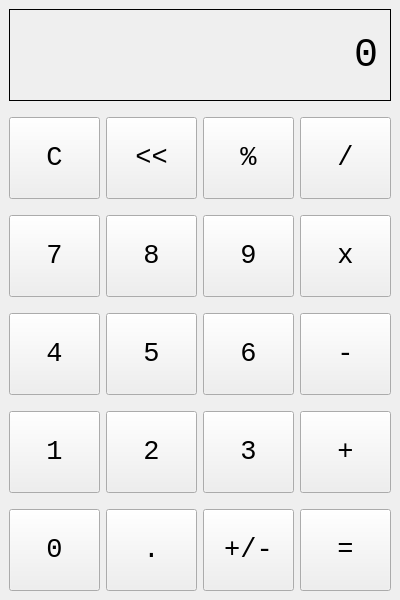
<?xml version="1.0" encoding="UTF-8"?>
<ui version="4.0">
 <class>MainWindow</class>
 <widget class="QMainWindow" name="MainWindow">
  <property name="geometry">
   <rect>
    <x>0</x>
    <y>0</y>
    <width>400</width>
    <height>600</height>
   </rect>
  </property>
  <property name="windowTitle">
   <string>Calculator</string>
  </property>
  <widget class="QWidget" name="centralwidget">
   <layout class="QGridLayout" name="gridLayout">
    <item row="0" column="0">
     <layout class="QVBoxLayout" name="verticalLayout">
      <item>
       <widget class="QLabel" name="display_lb">
        <property name="sizePolicy">
         <sizepolicy hsizetype="Preferred" vsizetype="Expanding">
          <horstretch>0</horstretch>
          <verstretch>0</verstretch>
         </sizepolicy>
        </property>
        <property name="font">
         <font>
          <family>Consolas</family>
          <pointsize>30</pointsize>
         </font>
        </property>
        <property name="autoFillBackground">
         <bool>false</bool>
        </property>
        <property name="styleSheet">
         <string notr="true"/>
        </property>
        <property name="frameShape">
         <enum>QFrame::Box</enum>
        </property>
        <property name="text">
         <string>0</string>
        </property>
        <property name="alignment">
         <set>Qt::AlignRight|Qt::AlignTrailing|Qt::AlignVCenter</set>
        </property>
        <property name="margin">
         <number>10</number>
        </property>
       </widget>
      </item>
      <item>
       <layout class="QHBoxLayout" name="horizontalLayout">
        <property name="topMargin">
         <number>10</number>
        </property>
        <item>
         <widget class="QPushButton" name="clear_btn">
          <property name="sizePolicy">
           <sizepolicy hsizetype="Minimum" vsizetype="Expanding">
            <horstretch>0</horstretch>
            <verstretch>0</verstretch>
           </sizepolicy>
          </property>
          <property name="font">
           <font>
            <family>Consolas</family>
            <pointsize>20</pointsize>
           </font>
          </property>
          <property name="text">
           <string>C</string>
          </property>
         </widget>
        </item>
        <item>
         <widget class="QPushButton" name="backspace_btn">
          <property name="sizePolicy">
           <sizepolicy hsizetype="Minimum" vsizetype="Expanding">
            <horstretch>0</horstretch>
            <verstretch>0</verstretch>
           </sizepolicy>
          </property>
          <property name="font">
           <font>
            <family>Consolas</family>
            <pointsize>20</pointsize>
           </font>
          </property>
          <property name="text">
           <string>&lt;&lt;</string>
          </property>
         </widget>
        </item>
        <item>
         <widget class="QPushButton" name="percent_btn">
          <property name="sizePolicy">
           <sizepolicy hsizetype="Minimum" vsizetype="Expanding">
            <horstretch>0</horstretch>
            <verstretch>0</verstretch>
           </sizepolicy>
          </property>
          <property name="font">
           <font>
            <family>Consolas</family>
            <pointsize>20</pointsize>
           </font>
          </property>
          <property name="text">
           <string>%</string>
          </property>
         </widget>
        </item>
        <item>
         <widget class="QPushButton" name="divid_btn">
          <property name="sizePolicy">
           <sizepolicy hsizetype="Minimum" vsizetype="Expanding">
            <horstretch>0</horstretch>
            <verstretch>0</verstretch>
           </sizepolicy>
          </property>
          <property name="font">
           <font>
            <family>Consolas</family>
            <pointsize>20</pointsize>
           </font>
          </property>
          <property name="text">
           <string>/</string>
          </property>
         </widget>
        </item>
       </layout>
      </item>
      <item>
       <layout class="QHBoxLayout" name="horizontalLayout_2">
        <property name="topMargin">
         <number>10</number>
        </property>
        <item>
         <widget class="QPushButton" name="seven_btn">
          <property name="sizePolicy">
           <sizepolicy hsizetype="Minimum" vsizetype="Expanding">
            <horstretch>0</horstretch>
            <verstretch>0</verstretch>
           </sizepolicy>
          </property>
          <property name="font">
           <font>
            <family>Consolas</family>
            <pointsize>20</pointsize>
           </font>
          </property>
          <property name="text">
           <string>7</string>
          </property>
         </widget>
        </item>
        <item>
         <widget class="QPushButton" name="eight_btn">
          <property name="sizePolicy">
           <sizepolicy hsizetype="Minimum" vsizetype="Expanding">
            <horstretch>0</horstretch>
            <verstretch>0</verstretch>
           </sizepolicy>
          </property>
          <property name="font">
           <font>
            <family>Consolas</family>
            <pointsize>20</pointsize>
           </font>
          </property>
          <property name="text">
           <string>8</string>
          </property>
         </widget>
        </item>
        <item>
         <widget class="QPushButton" name="nine_btn">
          <property name="sizePolicy">
           <sizepolicy hsizetype="Minimum" vsizetype="Expanding">
            <horstretch>0</horstretch>
            <verstretch>0</verstretch>
           </sizepolicy>
          </property>
          <property name="font">
           <font>
            <family>Consolas</family>
            <pointsize>20</pointsize>
           </font>
          </property>
          <property name="text">
           <string>9</string>
          </property>
         </widget>
        </item>
        <item>
         <widget class="QPushButton" name="multiply_btn">
          <property name="sizePolicy">
           <sizepolicy hsizetype="Minimum" vsizetype="Expanding">
            <horstretch>0</horstretch>
            <verstretch>0</verstretch>
           </sizepolicy>
          </property>
          <property name="font">
           <font>
            <family>Consolas</family>
            <pointsize>20</pointsize>
           </font>
          </property>
          <property name="text">
           <string>x</string>
          </property>
         </widget>
        </item>
       </layout>
      </item>
      <item>
       <layout class="QHBoxLayout" name="horizontalLayout_3">
        <property name="topMargin">
         <number>10</number>
        </property>
        <item>
         <widget class="QPushButton" name="four_btn">
          <property name="sizePolicy">
           <sizepolicy hsizetype="Minimum" vsizetype="Expanding">
            <horstretch>0</horstretch>
            <verstretch>0</verstretch>
           </sizepolicy>
          </property>
          <property name="font">
           <font>
            <family>Consolas</family>
            <pointsize>20</pointsize>
           </font>
          </property>
          <property name="text">
           <string>4</string>
          </property>
         </widget>
        </item>
        <item>
         <widget class="QPushButton" name="five_btn">
          <property name="sizePolicy">
           <sizepolicy hsizetype="Minimum" vsizetype="Expanding">
            <horstretch>0</horstretch>
            <verstretch>0</verstretch>
           </sizepolicy>
          </property>
          <property name="font">
           <font>
            <family>Consolas</family>
            <pointsize>20</pointsize>
           </font>
          </property>
          <property name="text">
           <string>5</string>
          </property>
         </widget>
        </item>
        <item>
         <widget class="QPushButton" name="six_btn">
          <property name="sizePolicy">
           <sizepolicy hsizetype="Minimum" vsizetype="Expanding">
            <horstretch>0</horstretch>
            <verstretch>0</verstretch>
           </sizepolicy>
          </property>
          <property name="font">
           <font>
            <family>Consolas</family>
            <pointsize>20</pointsize>
           </font>
          </property>
          <property name="text">
           <string>6</string>
          </property>
         </widget>
        </item>
        <item>
         <widget class="QPushButton" name="minus_btn">
          <property name="sizePolicy">
           <sizepolicy hsizetype="Minimum" vsizetype="Expanding">
            <horstretch>0</horstretch>
            <verstretch>0</verstretch>
           </sizepolicy>
          </property>
          <property name="font">
           <font>
            <family>Consolas</family>
            <pointsize>20</pointsize>
           </font>
          </property>
          <property name="text">
           <string>-</string>
          </property>
         </widget>
        </item>
       </layout>
      </item>
      <item>
       <layout class="QHBoxLayout" name="horizontalLayout_4">
        <property name="topMargin">
         <number>10</number>
        </property>
        <item>
         <widget class="QPushButton" name="one_btn">
          <property name="sizePolicy">
           <sizepolicy hsizetype="Minimum" vsizetype="Expanding">
            <horstretch>0</horstretch>
            <verstretch>0</verstretch>
           </sizepolicy>
          </property>
          <property name="font">
           <font>
            <family>Consolas</family>
            <pointsize>20</pointsize>
           </font>
          </property>
          <property name="text">
           <string>1</string>
          </property>
         </widget>
        </item>
        <item>
         <widget class="QPushButton" name="two_btn">
          <property name="sizePolicy">
           <sizepolicy hsizetype="Minimum" vsizetype="Expanding">
            <horstretch>0</horstretch>
            <verstretch>0</verstretch>
           </sizepolicy>
          </property>
          <property name="font">
           <font>
            <family>Consolas</family>
            <pointsize>20</pointsize>
           </font>
          </property>
          <property name="text">
           <string>2</string>
          </property>
         </widget>
        </item>
        <item>
         <widget class="QPushButton" name="three_btn">
          <property name="sizePolicy">
           <sizepolicy hsizetype="Minimum" vsizetype="Expanding">
            <horstretch>0</horstretch>
            <verstretch>0</verstretch>
           </sizepolicy>
          </property>
          <property name="font">
           <font>
            <family>Consolas</family>
            <pointsize>20</pointsize>
           </font>
          </property>
          <property name="text">
           <string>3</string>
          </property>
         </widget>
        </item>
        <item>
         <widget class="QPushButton" name="plus_btn">
          <property name="sizePolicy">
           <sizepolicy hsizetype="Minimum" vsizetype="Expanding">
            <horstretch>0</horstretch>
            <verstretch>0</verstretch>
           </sizepolicy>
          </property>
          <property name="font">
           <font>
            <family>Consolas</family>
            <pointsize>20</pointsize>
           </font>
          </property>
          <property name="text">
           <string>+</string>
          </property>
         </widget>
        </item>
       </layout>
      </item>
      <item>
       <layout class="QHBoxLayout" name="horizontalLayout_5">
        <property name="topMargin">
         <number>10</number>
        </property>
        <item>
         <widget class="QPushButton" name="zero_btn">
          <property name="sizePolicy">
           <sizepolicy hsizetype="Minimum" vsizetype="Expanding">
            <horstretch>0</horstretch>
            <verstretch>0</verstretch>
           </sizepolicy>
          </property>
          <property name="font">
           <font>
            <family>Consolas</family>
            <pointsize>20</pointsize>
           </font>
          </property>
          <property name="text">
           <string>0</string>
          </property>
         </widget>
        </item>
        <item>
         <widget class="QPushButton" name="decimal_btn">
          <property name="sizePolicy">
           <sizepolicy hsizetype="Minimum" vsizetype="Expanding">
            <horstretch>0</horstretch>
            <verstretch>0</verstretch>
           </sizepolicy>
          </property>
          <property name="font">
           <font>
            <family>Consolas</family>
            <pointsize>20</pointsize>
           </font>
          </property>
          <property name="text">
           <string>.</string>
          </property>
         </widget>
        </item>
        <item>
         <widget class="QPushButton" name="plusminus_btn">
          <property name="sizePolicy">
           <sizepolicy hsizetype="Minimum" vsizetype="Expanding">
            <horstretch>0</horstretch>
            <verstretch>0</verstretch>
           </sizepolicy>
          </property>
          <property name="font">
           <font>
            <family>Consolas</family>
            <pointsize>20</pointsize>
           </font>
          </property>
          <property name="text">
           <string>+/-</string>
          </property>
         </widget>
        </item>
        <item>
         <widget class="QPushButton" name="equal_btn">
          <property name="sizePolicy">
           <sizepolicy hsizetype="Minimum" vsizetype="Expanding">
            <horstretch>0</horstretch>
            <verstretch>0</verstretch>
           </sizepolicy>
          </property>
          <property name="font">
           <font>
            <family>Consolas</family>
            <pointsize>20</pointsize>
           </font>
          </property>
          <property name="text">
           <string>=</string>
          </property>
         </widget>
        </item>
       </layout>
      </item>
     </layout>
    </item>
   </layout>
  </widget>
 </widget>
 <resources/>
 <connections/>
</ui>
